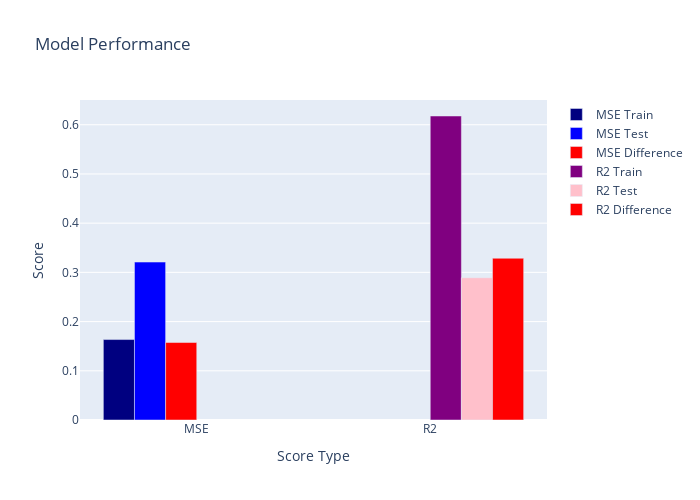

Here is the notebook cell this chart was saved with:
### Code cell
# Create a Gradient Boosting model

from sklearn.ensemble import GradientBoostingRegressor

model = GradientBoostingRegressor(learning_rate=0.01, 
                                  max_depth=5, 
                                  max_features='sqrt', 
                                  min_samples_leaf=1, 
                                  min_samples_split=2, 
                                  n_estimators=500, 
                                  subsample=0.8)

# Train the model
model.fit(df_x_select, df_y)

# Get the training MSE, R2 score, Testing MSE, and R2 score
mse_train = mean_squared_error(df_y, model.predict(df_x_select))
r2_train = r2_score(df_y, model.predict(df_x_select))
mse_test = mean_squared_error(df_test_y, model.predict(df_test_x_select))
r2_test = r2_score(df_test_y, model.predict(df_test_x_select))

# Print the training MSE and R2 score
print('Training MSE: ', mse_train)
print('Training R2: ', r2_train)

# Print the testing MSE and R2 score
print('Testing MSE: ', mse_test)
print('Testing R2: ', r2_test)

# Display the scores
plot_scores(mse_train, r2_train, mse_test, r2_test)

# Save the model
pickle.dump(model, open('models/regression/gb.pkl', 'wb'))

### Figure 1 — Plotly figure (JSON) as saved in the notebook; plotly's stock layout.template omitted (floating-point values rounded to 4 significant figures)
{"data": [{"marker": {"color": "navy"}, "name": "MSE Train", "type": "bar", "x": ["MSE"], "y": [0.1635]}, {"marker": {"color": "blue"}, "name": "MSE Test", "type": "bar", "x": ["MSE"], "y": [0.3209]}, {"marker": {"color": "red"}, "name": "MSE Difference", "type": "bar", "x": ["MSE"], "y": [0.1574]}, {"marker": {"color": "purple"}, "name": "R2 Train", "type": "bar", "x": ["R2"], "y": [0.6178]}, {"marker": {"color": "pink"}, "name": "R2 Test", "type": "bar", "x": ["R2"], "y": [0.289]}, {"marker": {"color": "red"}, "name": "R2 Difference", "type": "bar", "x": ["R2"], "y": [0.3287]}], "layout": {"height": 500, "title": {"text": "Model Performance"}, "width": 700, "xaxis": {"title": {"text": "Score Type"}}, "yaxis": {"title": {"text": "Score"}}}}
